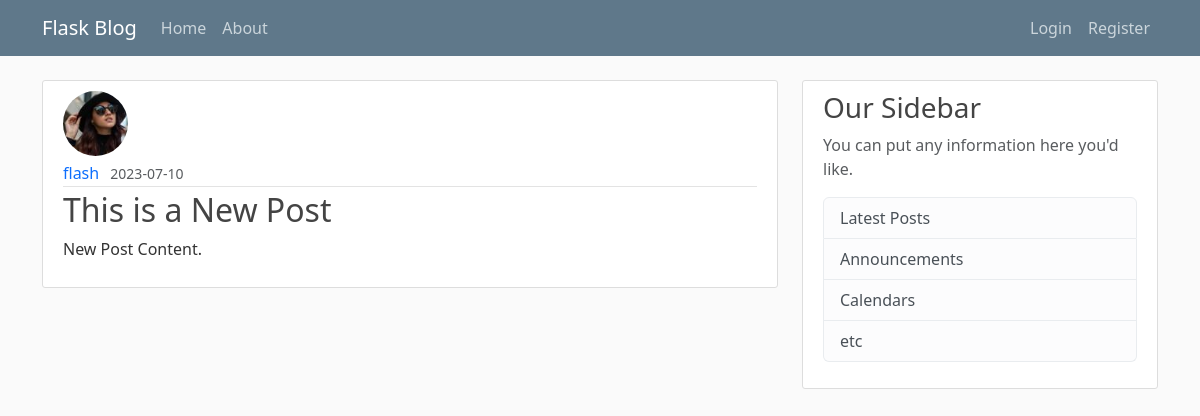
The app's page /post/17 with its own data.
### flaskblog/models.py (models this page shows, shortened)
class User(db.Model, UserMixin):
    id = db.Column(db.Integer, primary_key=True)
    username = db.Column(db.String(20), unique=True, nullable=False)
    email = db.Column(db.String(120), unique=True, nullable=False)
    image_file = db.Column(db.String(20), nullable=False, default='default.jpg')
    password = db.Column(db.String(60), nullable=False)
    posts = db.relationship('Post', backref='author', lazy=True)

class Post(db.Model):
    id = db.Column(db.Integer, primary_key=True)
    title = db.Column(db.String(100), nullable=False)
    date_posted = db.Column(db.DateTime, nullable=False, default=datetime.utcnow)
    content = db.Column(db.Text, nullable=False)
    user_id = db.Column(db.Integer, db.ForeignKey('user.id'), nullable=False)

### flaskblog/posts/routes.py (the view)
@posts.route("/post/<int:post_id>")
def post(post_id):
    post = Post.query.get_or_404(post_id)
    return render_template('post.html', title=post.title, post=post)

### flaskblog/templates/post.html (shortened to what this page needs)
{% extends "layout.html" %}
{% block content %}
  <article class="media content-section">
    <img class="rounded-circle article-img" src="{{ url_for('static', filename='profile_pics/' + post.author.image_file) }}">
    <div class="media-body">
      <div class="article-metadata">
        <a class="username" style="text-decoration: none" href="{{ url_for('users.user_posts', username=post.author.username) }}">{{ post.author.username }}</a>
        <small class="text-muted">{{ post.date_posted.strftime('%Y-%m-%d') }}</small>
      </div>
      <h2 class="article-title">{{ post.title }}</h2>
      <p class="article-content">{{ post.content }}</p>
    </div>
  </article>
{% endblock content %}

### flaskblog/static/main.css (style rules this page uses)
body { background: #fafafa; color: #333333; margin-top: 5rem; }
h1, h2, h3, h4, h5, h6 { color: #444444; }
.content-section { background: #ffffff; padding: 10px 20px; border: 1px solid #dddddd; border-radius: 3px; margin-bottom: 20px; }
.article-title { color: #444444; }
.article-content { white-space: pre-line; }
.article-img { height: 65px; width: 65px; margin-right: 16px; margin-bottom: 5px; object-fit: cover; }
.article-metadata { padding-bottom: 1px; margin-bottom: 4px; border-bottom: 1px solid #e3e3e3 }
.media-body { flex: 1; }
.username { margin-right: 7px; }

### records on screen
User: image_file (picture), author.username "flash"
Post: date_posted "2023-07-10", title "This is a New Post", content "New Post Content."
